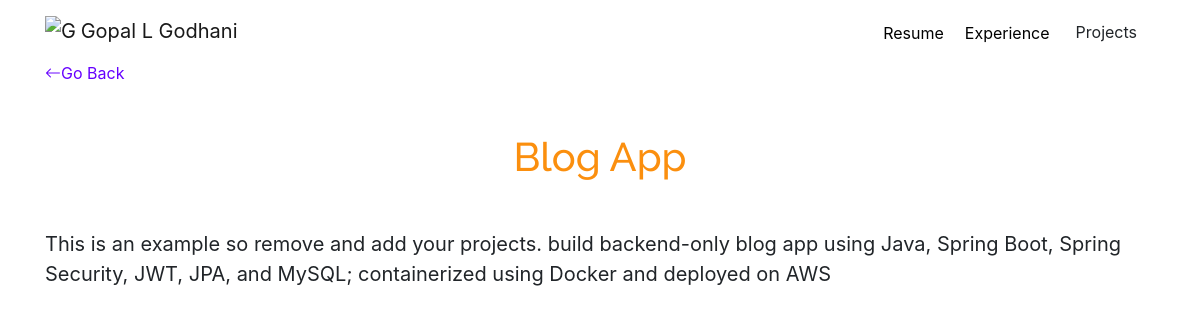
Page /blog/1/ on the committed database.
### blog/models.py (models this page shows, shortened)
class Blog(models.Model):
    title = models.CharField(max_length=75)
    description = models.CharField(max_length=250)
    url = models.URLField(blank=True)
    date = models.DateField(blank=True, null=True)

### blog/views.py (the view)
# urls.py: path('<int:blog_id>/', views.detail, name='detail'),
def detail(request, blog_id):
    blog = get_object_or_404(Blog, pk=blog_id)
    return render(request, 'blog/detail.html', {'blog': blog})

### blog/templates/blog/detail.html (shortened to what this page needs)
{% extends "portfolio/base.html" %}
{% load static %}
{% block content %}
<div class="container">
  <a href="{% url 'blog:all_blogs' %}" class="goback d-flex align-items-left justify-content-left" style="color:#6600ff"><i class="bi bi-arrow-left"></i> Go Back</a>
  <h1 class="text-center mt-5" id="blogdetailtitle">{{ blog.title }}</h1>
  <p class="blogdescription">
    {{ blog.description|safe }}
  </p>
</div>
{% endblock %}

### portfolio/static/portfolio/assets/css/style.css (style rules this page uses)
body { font-family: "Open Sans", sans-serif; color: #272829; }
a { color: #6600ff; text-decoration: none; }
h1, h2, h3, h4, h5, h6 { font-family: "Raleway", sans-serif; }
#blogdetailtitle { color: #fb8f0e }
.blogdescription { font-size: 1.25em; }

### rows in the picture
Blog: title "Blog App", description "This is an example so remove and add your projects. build backend-only blog app using Java, Spring Boot, Spring Security, JWT, JPA, and MySQL; containerized using Docker and deployed on AWS"
